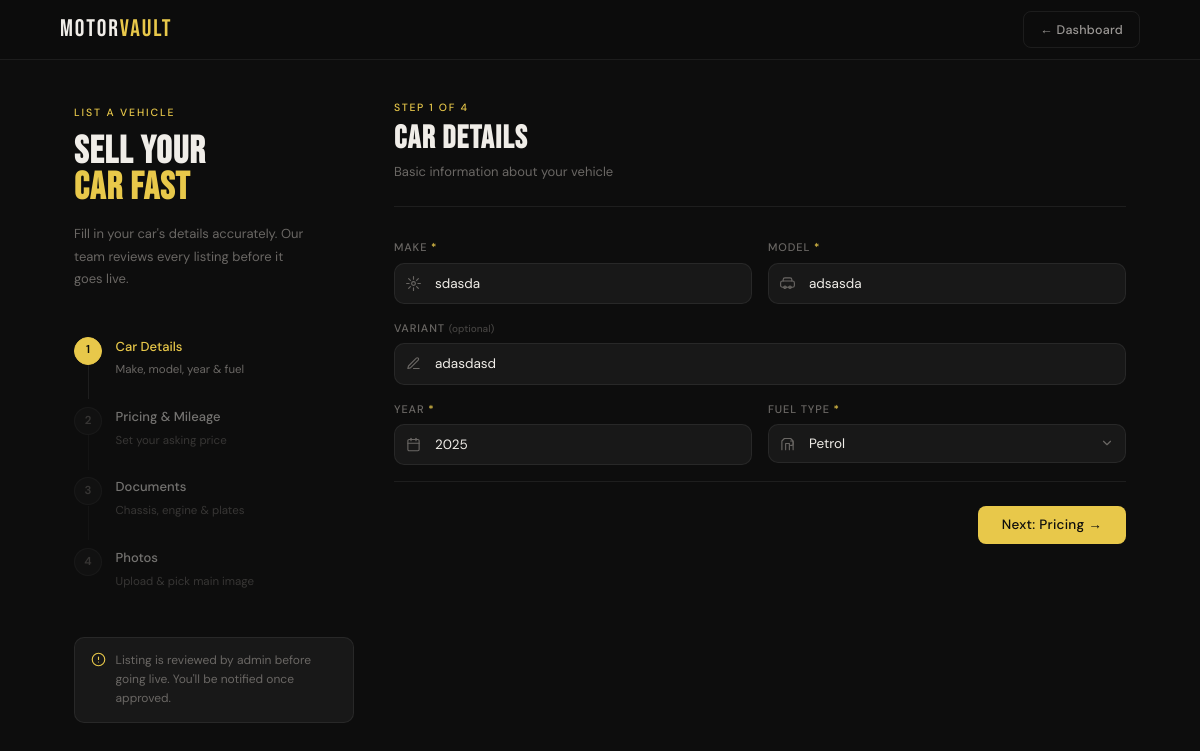
The page /car/4/edit/ (signed in) on the database its author committed.
### login/models.py (models this page shows, shortened)
class cars(models.Model):
    FUEL_CHOICES = [
        ('Petrol', 'Petrol'),
        ('Diesel', 'Diesel'),
        ('Electric', 'Electric'),
        ('Hybrid', 'Hybrid'),
        ('CNG', 'CNG'),
    ]
    owner = models.ForeignKey(User, on_delete=models.CASCADE, related_name='cars')
    make = models.CharField(max_length=100)
    model = models.CharField(max_length=100)
    variant = models.CharField(max_length=100, blank=True)
    year = models.PositiveIntegerField()
    mileage = models.PositiveIntegerField(default=0)
    fuel_type = models.CharField(max_length=20, choices=FUEL_CHOICES, default='Petrol')
    price = models.DecimalField(max_digits=12, decimal_places=2)
    image = models.ImageField(upload_to='car_images/', null=True, blank=True)
    chassis_number = models.CharField(max_length=100, unique=True)
    insurance_number = models.CharField(max_length=100, unique=True)
    license_plate_number = models.CharField(max_length=100, unique=True)
    engine_number = models.CharField(max_length=100, unique=True)
    is_approved = models.BooleanField(default=False)
    created_at = models.DateTimeField(auto_now_add=True)
    is_verified = models.BooleanField(default=False)

### login/views.py (the view, shortened to what this page needs)
# urls.py: path('car/<int:pk>/edit/', views.edit_car, name='edit_car'),
def edit_car(request, pk):
    if request.user.user_type == 1:
        car = cars.objects.get(pk=pk)
    else:
        car = cars.objects.get(pk=pk, owner=request.user)
    form = CarForm(instance=car)
    return render(request, 'sell.html', {'form': form})

### login/forms.py
class CarForm(forms.ModelForm):
    class Meta:
        model = cars
        exclude = ['owner', 'is_approved', 'image']

### login/templates/sell.html (shortened to what this page needs)
{% load static %}
<!DOCTYPE html>
<html lang="en">
<head>
  <link rel="stylesheet" href="{% static 'css/sell.css' %}">
</head>
<body>
  <nav class="nav">
    <a href="{% url 'home' %}" class="logo">MOTOR<span>VAULT</span></a>
    <div class="nav__right">
      <a href="{% url 'dashboard' %}" class="btn btn--ghost btn--sm">← Dashboard</a>
    </div>
  </nav>
  <div class="page-wrap">
    <aside class="info-panel">
      <div class="info-panel__sticky">
        <span class="eyebrow">List a vehicle</span>
        <h1 class="info-panel__title">Sell Your<br><em>Car Fast</em></h1>
        <p class="info-panel__sub">Fill in your car's details accurately. Our team reviews every listing before it goes live.</p>
        <ul class="steps">
          <li class="step step--active" id="step-ind-1">
            <div class="step__num">1</div>
            <div class="step__body"><strong>Car Details</strong><span>Make, model, year & fuel</span></div>
          </li>
          <li class="step" id="step-ind-2">
            <div class="step__num">2</div>
            <div class="step__body"><strong>Pricing & Mileage</strong><span>Set your asking price</span></div>
          </li>
          <li class="step" id="step-ind-3">
            <div class="step__num">3</div>
            <div class="step__body"><strong>Documents</strong><span>Chassis, engine & plates</span></div>
          </li>
          <li class="step" id="step-ind-4">
            <div class="step__num">4</div>
            <div class="step__body"><strong>Photos</strong><span>Upload & pick main image</span></div>
          </li>
        </ul>
        <div class="info-note">
          <svg viewBox="0 0 24 24" fill="none" stroke="currentColor" stroke-width="1.8" stroke-linecap="round" stroke-linejoin="round" width="15" height="15"><circle cx="12" cy="12" r="10"/><line x1="12" y1="8" x2="12" y2="12"/><line x1="12" y1="16" x2="12.01" y2="16"/></svg>
          Listing is reviewed by admin before going live. You'll be notified once approved.
        </div>
      </div>
    </aside>
    <main class="form-main">
      <form class="sell-form" method="POST" action="{% url 'sell' %}" enctype="multipart/form-data" id="sellForm" novalidate>
        <div class="form-step active" id="step-1">
          <div class="form-step__header">
            <span class="step-label">Step 1 of 4</span>
            <h2 class="form-step__title">Car Details</h2>
            <p class="form-step__sub">Basic information about your vehicle</p>
          </div>
          <div class="form-grid form-grid--2">
            <div class="field">
              <label for="make">Make <span class="required">*</span></label>
              <div class="input-wrap">
                <input type="text" id="make" name="make" placeholder="e.g. Honda, Hyundai, Tata" value="{{ form.make.value|default:'' }}" required>
              </div>
            </div>
            <div class="field">
              <label for="model">Model <span class="required">*</span></label>
              <div class="input-wrap">
                <input type="text" id="model" name="model" placeholder="e.g. City, Creta, Nexon" value="{{ form.model.value|default:'' }}" required>
              </div>
            </div>
          </div>
          <div class="field">
            <label for="variant">Variant <span class="optional">(optional)</span></label>
            <div class="input-wrap">
              <input type="text" id="variant" name="variant" placeholder="e.g. ZX CVT, SX(O) Diesel AT" value="{{ form.variant.value|default:'' }}">
            </div>
          </div>
          <div class="form-grid form-grid--2">
            <div class="field">
              <label for="year">Year <span class="required">*</span></label>
              <div class="input-wrap">
                <input type="number" id="year" name="year" placeholder="e.g. 2021" min="1990" max="2026" value="{{ form.year.value|default:'' }}" required>
              </div>
            </div>
            <div class="field">
              <label for="fuel_type">Fuel Type <span class="required">*</span></label>
              <div class="input-wrap input-wrap--select">
                <select id="fuel_type" name="fuel_type" required>
                  <option value="Petrol"   {% if form.fuel_type.value == 'Petrol'   %}selected{% endif %}>Petrol</option>
                </select>
              </div>
            </div>
          </div>
          <div class="step-actions">
            <button type="button" class="btn btn--primary" onclick="goStep(2)">Next: Pricing →</button>
          </div>
        </div>
      </form>
    </main>
  </div>
</body>
</html>

### rows shown on the page
cars: make "sdasda", model "adsasda", variant "adasdasd", fuel_type "Petrol"
